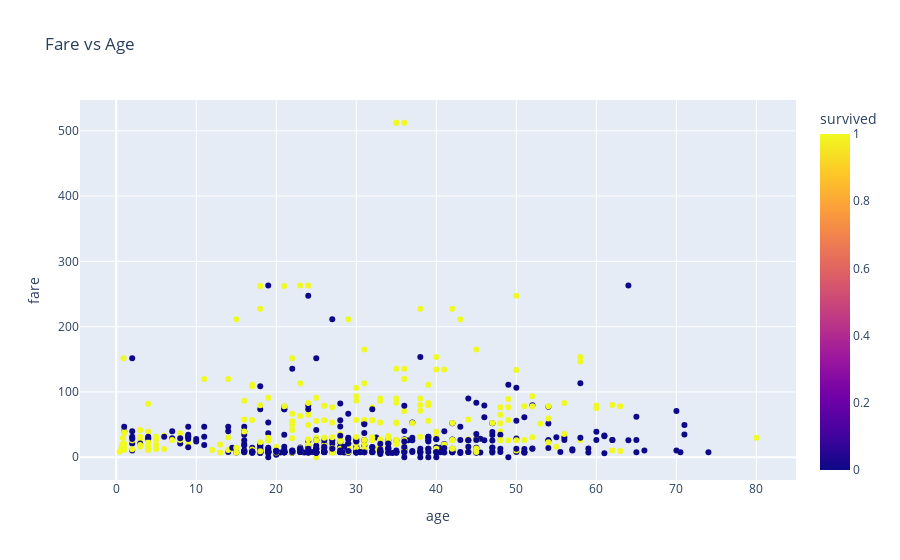

Notebook code cell kept with this figure:
### Code cell
px.scatter(df, x="age", y="fare", color="survived", title="Fare vs Age").show()

### Figure 1 — Plotly figure (JSON) as saved in the notebook; plotly's stock layout.template omitted (floating-point values rounded to 4 significant figures; data arrays with more than 128 entries replaced by an {"elided": "..."} marker saying what was removed)
{"data": [{"hovertemplate": "age=%{x}<br>fare=%{y}<br>survived=%{marker.color}<extra></extra>", "legendgroup": "", "marker": {"color": {"elided": "891 int values"}, "coloraxis": "coloraxis", "symbol": "circle"}, "mode": "markers", "name": "", "orientation": "v", "showlegend": false, "type": "scatter", "x": {"elided": "891 float values"}, "xaxis": "x", "y": {"elided": "891 float values"}, "yaxis": "y"}], "layout": {"coloraxis": {"colorbar": {"title": {"text": "survived"}}, "colorscale": [[0, "#0d0887"], [0.1111, "#46039f"], [0.2222, "#7201a8"], [0.3333, "#9c179e"], [0.4444, "#bd3786"], [0.5556, "#d8576b"], [0.6667, "#ed7953"], [0.7778, "#fb9f3a"], [0.8889, "#fdca26"], [1, "#f0f921"]]}, "legend": {"tracegroupgap": 0}, "title": {"text": "Fare vs Age"}, "xaxis": {"anchor": "y", "domain": [0, 1], "title": {"text": "age"}}, "yaxis": {"anchor": "x", "domain": [0, 1], "title": {"text": "fare"}}}}
